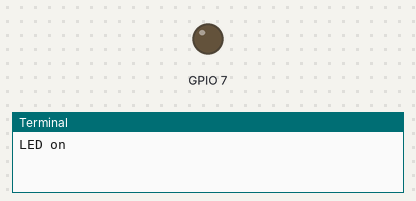
This program was run on a simulated Raspberry Pi (BCM pin numbers). On the bench: output pins drawn as LEDs (lit = HIGH), the last lines printed to the terminal. At 1.0 s the program stops and its outputs stay as they are.

Above: at 0.1 s.
At 1.1 s:
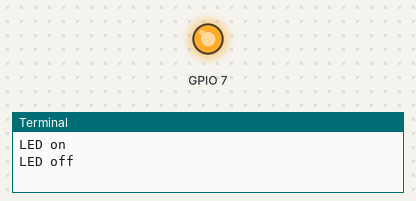
Timing chart, 0 to 2.5 s (numbered marks = the images above):
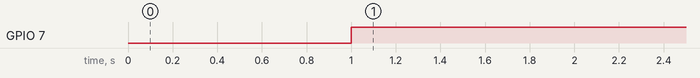

The program:

relay_control.py
```python
"""
Author  : kakigodek
website : kakigodek.my
Youtube : www.youtube.com/c/kakigodek
TikTok  : tiktok.com/@kakigodek?lang=en
email   : kakig0dek2@gmail.com
Desc    : Control Relay with Python Script on Raspberry Pi.
"""

import RPi.GPIO as GPIO
import time

GPIO.setmode(GPIO.BCM)
GPIO.setwarnings(False)

GPIO.setup(7,GPIO.OUT)    #Set gpio port as output

print ("LED on")          #Print LED on
GPIO.output(7,GPIO.LOW)   #Turn on relay on gpio 7

time.sleep(1)             #delay 1 sec

print ("LED off")         #Print LED on
GPIO.output(7,GPIO.HIGH)  #Turn on relay off gpio 7
```

Measured:
- by itself, GPIO 7: LOW → HIGH at 1.0 s
